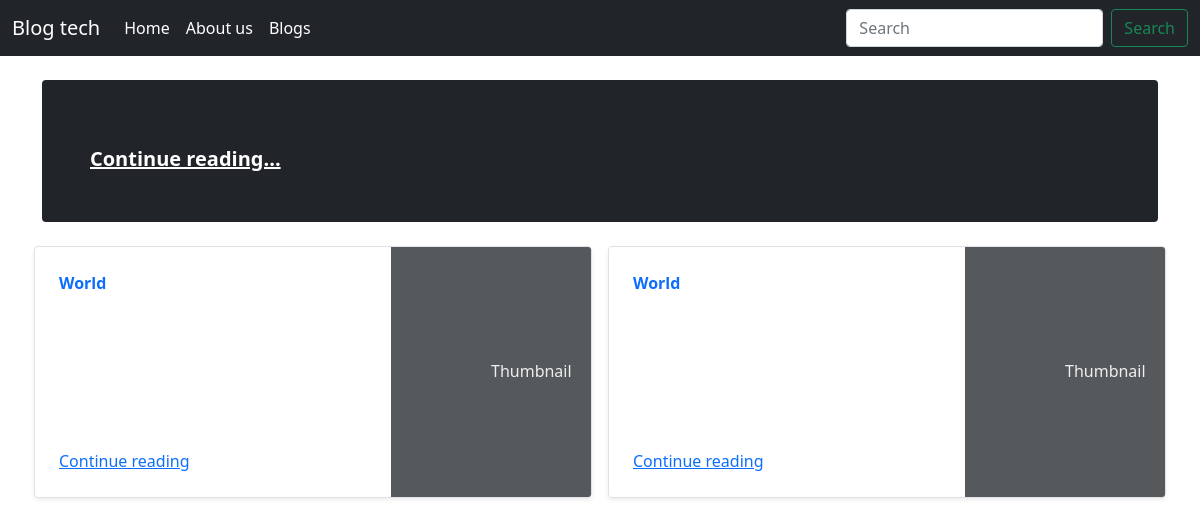
/, run on an earlier commit of the app's database.
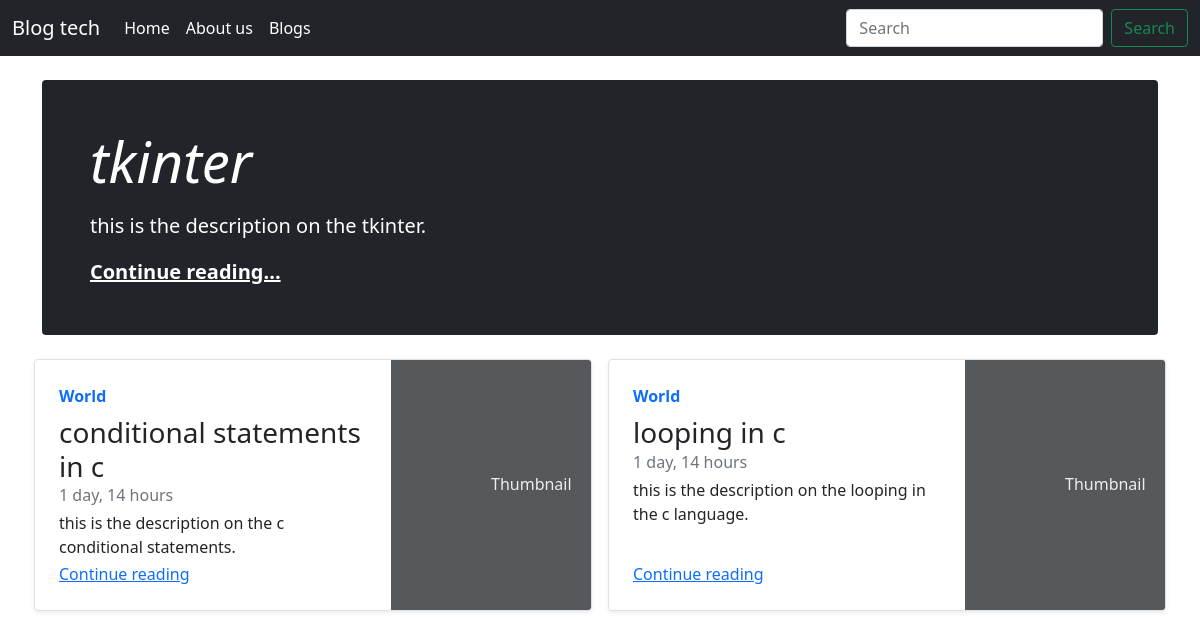
And on a later commit of the database.
### blog_tech/models.py (models this page shows, shortened)
class post(models.Model):
    title = models.CharField(max_length=50)
    tag = models.CharField(max_length=50)
    status = models.CharField(max_length=50)
    desc = models.TextField()
    content = models.TextField()
    pub_date = models.DateField()

### blog_tech/views.py (the view)
# urls.py: 2. Add a URL to urlpatterns:  path('', views.home, name='home')
def home(request):
    all_posts = post.objects.all()
    req_posts = post.objects.extra(where=[f'id>{len(all_posts)-3}'])
    return render(request, 'home.html',{'content':req_posts})

### templates/home.html (shortened to what this page needs)
{% extends 'basic.html' %}
{% block body %}
<div class="container my-4">
    <div class="p-4 p-md-5 mb-4 text-white rounded bg-dark">
        <div class="col-md-6 px-0">
          <h1 class="display-4 fst-italic">{{ content.2.title }}</h1>
          <p class="lead my-3">{{ content.2.desc }}</p>
          <p class="lead mb-0"><a href="/postview/{{content.2.id}}" class="text-white fw-bold">Continue reading...</a></p>
        </div>
      </div>
</div>
<div class="container d-flex justify-content-center">
    <div class="col-md-6 mx-2">
        <div class="row g-0 border rounded overflow-hidden flex-md-row mb-4 shadow-sm h-md-250 position-relative">
          <div class="col p-4 d-flex flex-column position-static">
            <strong class="d-inline-block mb-2 text-primary">World</strong>
            <h3 class="mb-0">{{ content.1.title }}</h3>
            <div class="mb-1 text-muted">{{ content.1.pub_date|timesince }}</div>
            <p class="card-text mb-auto">{{ content.1.desc }}</p>
            <a href="/postview/{{content.1.id}}" class="stretched-link">Continue reading</a>
          </div>
          <div class="col-auto d-none d-lg-block">
            <svg class="bd-placeholder-img" width="200" height="250" xmlns="http://www.w3.org/2000/svg" role="img" aria-label="Placeholder: Thumbnail" preserveAspectRatio="xMidYMid slice" focusable="false"><title>Placeholder</title><rect width="100%" height="100%" fill="#55595c"></rect><text x="50%" y="50%" fill="#eceeef" dy=".3em">Thumbnail</text></svg>
          </div>
        </div>
      </div>
    <div class="col-md-6 mx-2">
        <div class="row g-0 border rounded overflow-hidden flex-md-row mb-4 shadow-sm h-md-250 position-relative">
          <div class="col p-4 d-flex flex-column position-static">
            <strong class="d-inline-block mb-2 text-primary">World</strong>
            <h3 class="mb-0">{{ content.0.title }}</h3>
            <div class="mb-1 text-muted">{{ content.0.pub_date|timesince }}</div>
            <p class="card-text mb-auto">{{ content.0.desc }}</p>
            <a href="/postview/{{content.0.id}}" class="stretched-link">Continue reading</a>
          </div>
          <div class="col-auto d-none d-lg-block">
            <svg class="bd-placeholder-img" width="200" height="250" xmlns="http://www.w3.org/2000/svg" role="img" aria-label="Placeholder: Thumbnail" preserveAspectRatio="xMidYMid slice" focusable="false"><title>Placeholder</title><rect width="100%" height="100%" fill="#55595c"></rect><text x="50%" y="50%" fill="#eceeef" dy=".3em">Thumbnail</text></svg>
          </div>
        </div>
      </div>
</div>
{% endblock %}

What changed in the data, as far as the page shows it:
added post: title "tkinter", desc "this is the description on the tkinter."
added post: title "conditional statements in c", pub_date "1 day, 14 hours", desc "this is the description on the c conditional statements."
added post: title "looping in c", pub_date "1 day, 14 hours", desc "this is the description on the looping in the c language."
